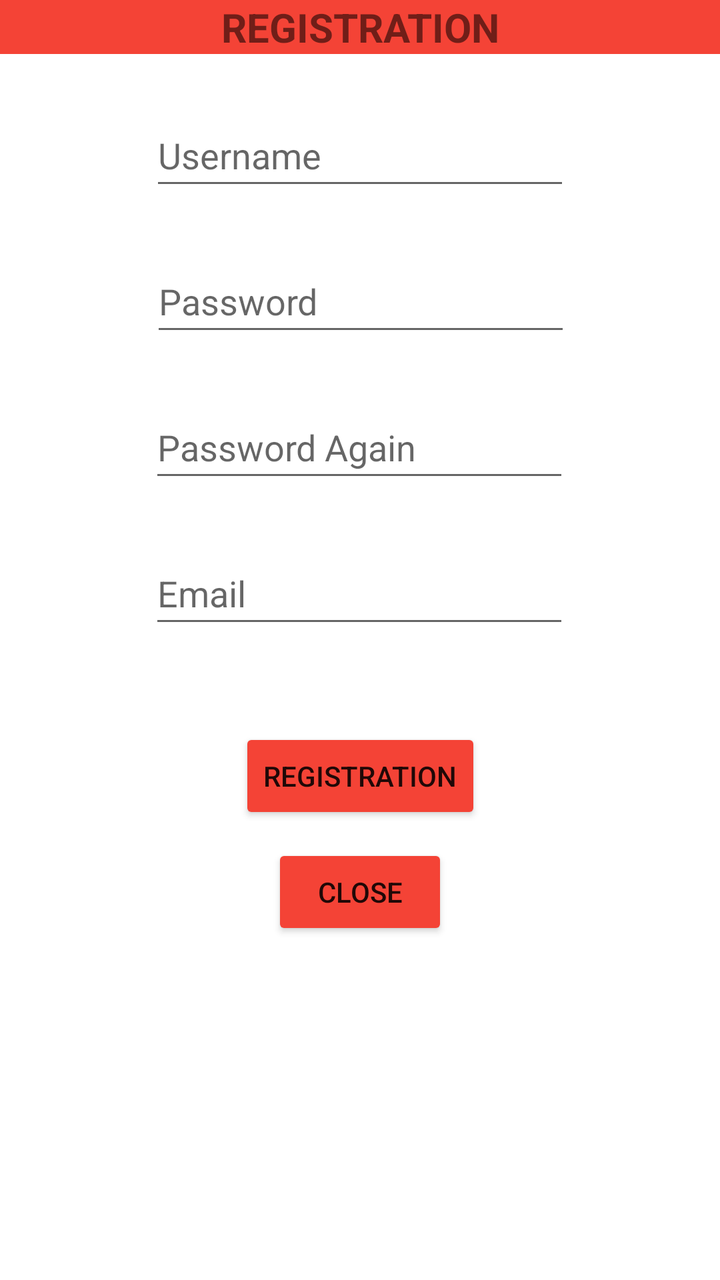
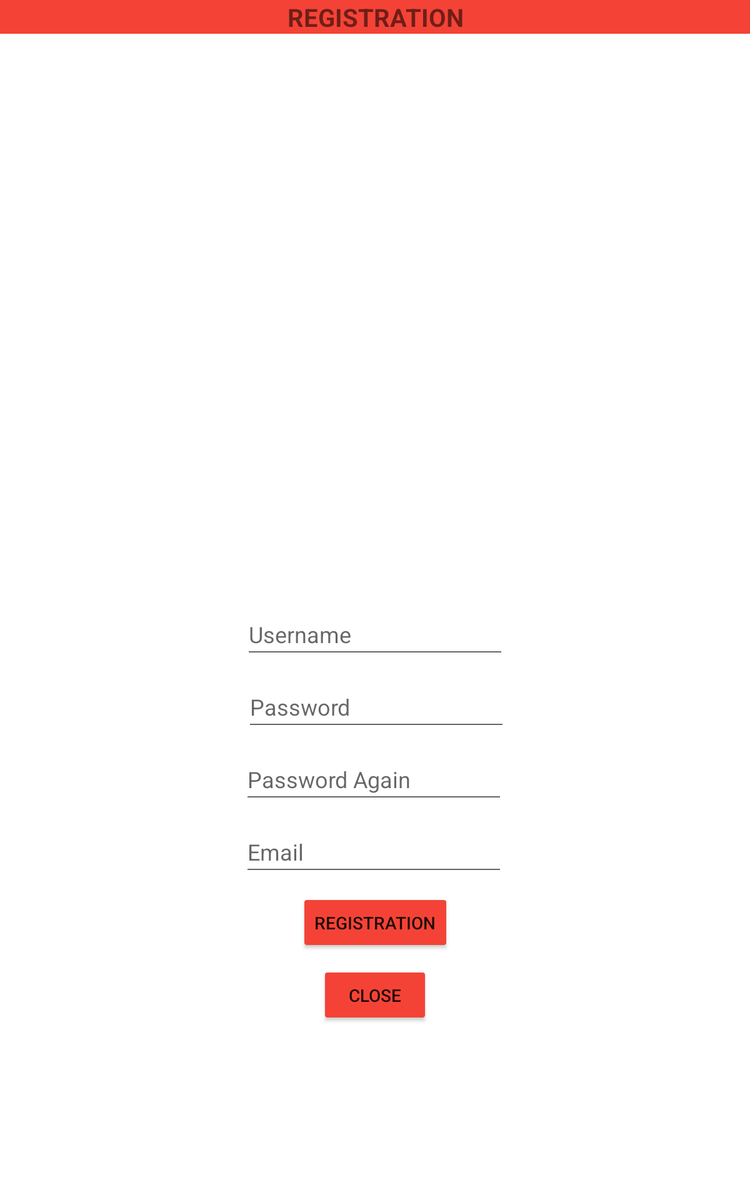

An Android layout and its configuration variant, each rendered on a device that would load it. The default file and the variant file are quoted in full after the pictures.
<!-- AndroidManifest.xml: application theme Theme.ButorShop -->
<!-- res/layout/activity_register.xml -->
<?xml version="1.0" encoding="utf-8"?>
<androidx.constraintlayout.widget.ConstraintLayout xmlns:android="http://schemas.android.com/apk/res/android"
    xmlns:app="http://schemas.android.com/apk/res-auto"
    xmlns:tools="http://schemas.android.com/tools"
    android:layout_width="match_parent"
    android:layout_height="match_parent"
    tools:context=".RegisterActivity">

    <TextView
        android:id="@+id/textView"
        android:layout_width="0dp"
        android:layout_height="wrap_content"
        android:background="#F44336"
        android:backgroundTint="#F44336"
        android:text="@string/registration"
        android:textAlignment="center"
        android:textAllCaps="true"
        android:textSize="20sp"
        android:textStyle="bold"
        app:layout_constraintEnd_toEndOf="parent"
        app:layout_constraintStart_toStartOf="parent"
        app:layout_constraintTop_toTopOf="parent" />

    <EditText
        android:id="@+id/re_username"
        android:layout_width="wrap_content"
        android:layout_height="wrap_content"
        android:layout_marginTop="25dp"
        android:ems="10"
        android:hint="@string/username"
        android:inputType="textPersonName"
        android:minHeight="48dp"
        app:layout_constraintEnd_toEndOf="parent"
        app:layout_constraintStart_toStartOf="parent"
        app:layout_constraintTop_toBottomOf="@+id/textView" />

    <EditText
        android:id="@+id/re_password"
        android:layout_width="wrap_content"
        android:layout_height="wrap_content"
        android:layout_marginTop="25dp"
        android:ems="10"
        android:hint="Password"
        android:inputType="textPassword"
        android:minHeight="48dp"
        app:layout_constraintEnd_toEndOf="parent"
        app:layout_constraintHorizontal_bias="0.502"
        app:layout_constraintStart_toStartOf="parent"
        app:layout_constraintTop_toBottomOf="@+id/re_username" />

    <EditText
        android:id="@+id/re_rep_password"
        android:layout_width="wrap_content"
        android:layout_height="wrap_content"
        android:layout_marginTop="25dp"
        android:ems="10"
        android:hint="Password Again"
        android:inputType="textPassword"
        android:minHeight="48dp"
        app:layout_constraintEnd_toEndOf="parent"
        app:layout_constraintHorizontal_bias="0.497"
        app:layout_constraintStart_toStartOf="parent"
        app:layout_constraintTop_toBottomOf="@+id/re_password" />

    <EditText
        android:id="@+id/re_email"
        android:layout_width="wrap_content"
        android:layout_height="wrap_content"
        android:layout_marginTop="25dp"
        android:ems="10"
        android:inputType="textEmailAddress"
        android:minHeight="48dp"
        android:hint="@string/email"
        app:layout_constraintEnd_toEndOf="parent"
        app:layout_constraintHorizontal_bias="0.497"
        app:layout_constraintStart_toStartOf="parent"
        app:layout_constraintTop_toBottomOf="@+id/re_rep_password" />

    <Button
        android:id="@+id/regist"
        android:layout_width="wrap_content"
        android:layout_height="wrap_content"
        android:layout_marginTop="45dp"
        android:text="@string/registration"
        android:backgroundTint="#F44336"
        android:onClick="regist"
        app:layout_constraintEnd_toEndOf="parent"
        app:layout_constraintStart_toStartOf="parent"
        app:layout_constraintTop_toBottomOf="@+id/re_email" />

    <Button
        android:id="@+id/back"
        android:layout_width="wrap_content"
        android:layout_height="wrap_content"
        android:layout_marginTop="10dp"
        android:backgroundTint="#F44336"
        android:onClick="close"
        android:text="CLOSE"
        app:layout_constraintEnd_toEndOf="parent"
        app:layout_constraintStart_toStartOf="parent"
        app:layout_constraintTop_toBottomOf="@+id/regist" />
</androidx.constraintlayout.widget.ConstraintLayout>
<!-- resources referenced by this layout -->
<resources>
  <string name="email">Email</string>
  <string name="registration">Registration</string>
  <string name="username">Username</string>
  <style name="Theme.ButorShop" parent="Theme.MaterialComponents.DayNight.DarkActionBar">
          
          <item name="colorPrimary">@color/purple_500</item>
          <item name="colorPrimaryVariant">@color/purple_700</item>
          <item name="colorOnPrimary">@color/white</item>
          
          <item name="colorSecondary">@color/teal_200</item>
          <item name="colorSecondaryVariant">@color/teal_700</item>
          <item name="colorOnSecondary">@color/black</item>
          
          <item name="android:statusBarColor">?attr/colorPrimaryVariant</item>
          
      </style>
</resources>
<!-- res/layout-sw600dp/activity_register.xml (the author's variant of the layout above) -->
<!-- drawn on a 7-inch tablet held upright -->
<?xml version="1.0" encoding="utf-8"?>
<androidx.constraintlayout.widget.ConstraintLayout xmlns:android="http://schemas.android.com/apk/res/android"
    xmlns:app="http://schemas.android.com/apk/res-auto"
    xmlns:tools="http://schemas.android.com/tools"
    android:layout_width="match_parent"
    android:layout_height="match_parent"
    tools:context=".RegisterActivity">

    <TextView
        android:id="@+id/textView"
        android:layout_width="0dp"
        android:layout_height="wrap_content"
        android:background="#F44336"
        android:backgroundTint="#F44336"
        android:text="@string/registration"
        android:textAlignment="center"
        android:textAllCaps="true"
        android:textSize="20sp"
        android:textStyle="bold"
        app:layout_constraintEnd_toEndOf="parent"
        app:layout_constraintStart_toStartOf="parent"
        app:layout_constraintTop_toTopOf="parent" />

    <EditText
        android:id="@+id/re_username"
        android:layout_width="wrap_content"
        android:layout_height="wrap_content"
        android:layout_marginTop="25dp"
        android:ems="10"
        android:hint="@string/username"
        android:inputType="textPersonName"
        android:minHeight="48dp"
        app:layout_constraintBottom_toBottomOf="parent"
        app:layout_constraintEnd_toEndOf="parent"
        app:layout_constraintStart_toStartOf="parent"
        app:layout_constraintTop_toBottomOf="@+id/textView" />

    <EditText
        android:id="@+id/re_password"
        android:layout_width="wrap_content"
        android:layout_height="wrap_content"
        android:layout_marginTop="10dp"
        android:ems="10"
        android:hint="Password"
        android:inputType="textPassword"
        android:minHeight="48dp"
        app:layout_constraintEnd_toEndOf="parent"
        app:layout_constraintHorizontal_bias="0.502"
        app:layout_constraintStart_toStartOf="parent"
        app:layout_constraintTop_toBottomOf="@+id/re_username" />

    <EditText
        android:id="@+id/re_rep_password"
        android:layout_width="wrap_content"
        android:layout_height="wrap_content"
        android:layout_marginTop="10dp"
        android:ems="10"
        android:hint="Password Again"
        android:inputType="textPassword"
        android:minHeight="48dp"
        app:layout_constraintEnd_toEndOf="parent"
        app:layout_constraintHorizontal_bias="0.497"
        app:layout_constraintStart_toStartOf="parent"
        app:layout_constraintTop_toBottomOf="@+id/re_password" />

    <EditText
        android:id="@+id/re_email"
        android:layout_width="wrap_content"
        android:layout_height="wrap_content"
        android:layout_marginTop="10dp"
        android:ems="10"
        android:hint="@string/email"
        android:inputType="textEmailAddress"
        android:minHeight="48dp"
        app:layout_constraintEnd_toEndOf="parent"
        app:layout_constraintHorizontal_bias="0.497"
        app:layout_constraintStart_toStartOf="parent"
        app:layout_constraintTop_toBottomOf="@+id/re_rep_password" />

    <Button
        android:id="@+id/regist"
        android:layout_width="wrap_content"
        android:layout_height="wrap_content"
        android:layout_marginTop="10dp"
        android:backgroundTint="#F44336"
        android:onClick="regist"
        android:text="@string/registration"
        app:layout_constraintEnd_toEndOf="parent"
        app:layout_constraintStart_toStartOf="parent"
        app:layout_constraintTop_toBottomOf="@+id/re_email" />

    <Button
        android:id="@+id/back"
        android:layout_width="wrap_content"
        android:layout_height="wrap_content"
        android:layout_marginTop="10dp"
        android:backgroundTint="#F44336"
        android:onClick="close"
        android:text="CLOSE"
        app:layout_constraintEnd_toEndOf="parent"
        app:layout_constraintStart_toStartOf="parent"
        app:layout_constraintTop_toBottomOf="@+id/regist" />
</androidx.constraintlayout.widget.ConstraintLayout>
